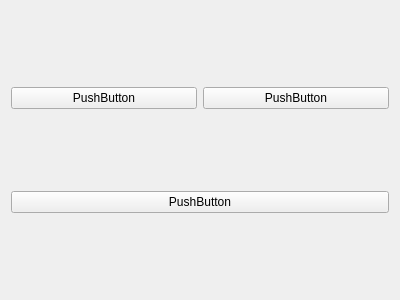
<?xml version="1.0" encoding="UTF-8"?>
<ui version="4.0">
 <class>Form</class>
 <widget class="QWidget" name="Form">
  <property name="geometry">
   <rect>
    <x>0</x>
    <y>0</y>
    <width>400</width>
    <height>300</height>
   </rect>
  </property>
  <property name="windowTitle">
   <string>Form</string>
  </property>
  <layout class="QVBoxLayout" name="verticalLayout">
   <item>
    <layout class="QHBoxLayout" name="horizontalLayout">
     <item>
      <widget class="QPushButton" name="pushButton_3">
       <property name="text">
        <string>PushButton</string>
       </property>
      </widget>
     </item>
     <item>
      <widget class="QPushButton" name="pushButton_2">
       <property name="text">
        <string>PushButton</string>
       </property>
      </widget>
     </item>
    </layout>
   </item>
   <item>
    <widget class="QPushButton" name="pushButton">
     <property name="text">
      <string>PushButton</string>
     </property>
    </widget>
   </item>
  </layout>
 </widget>
 <resources/>
 <connections/>
</ui>
